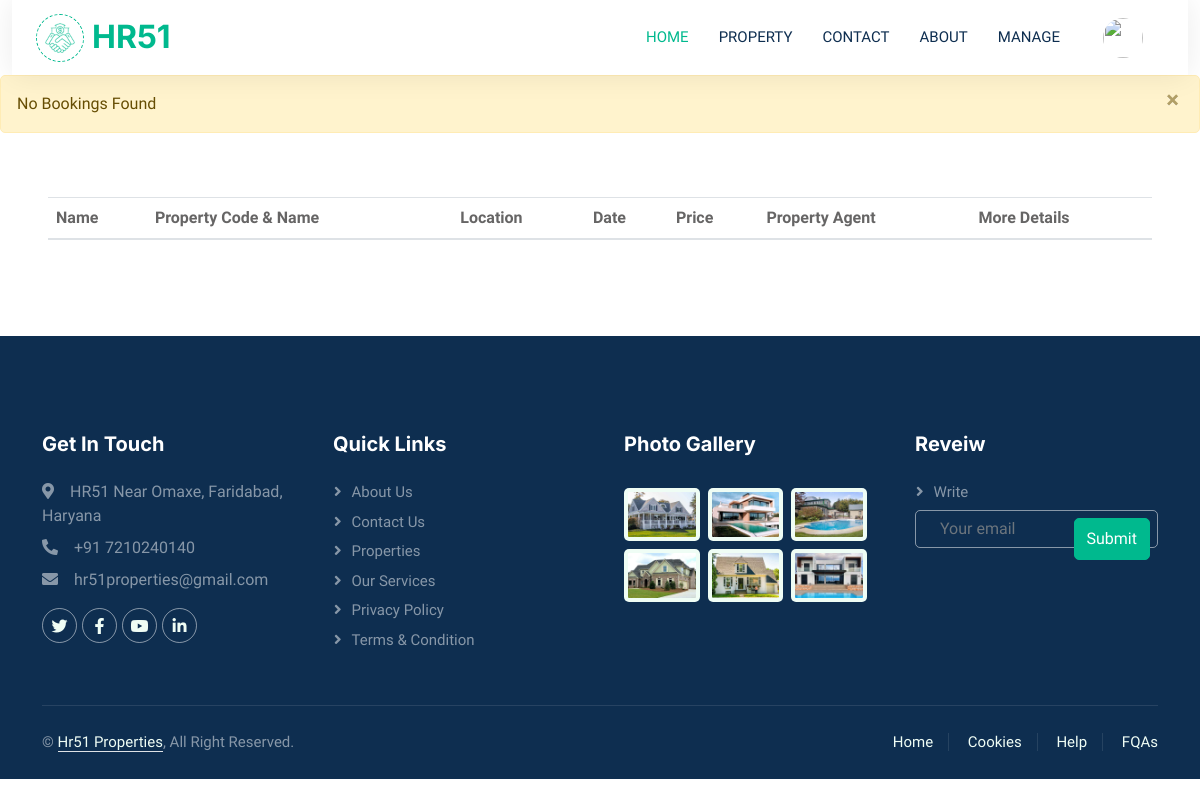
/user/bookings (signed in), run on an earlier commit of the app's database.
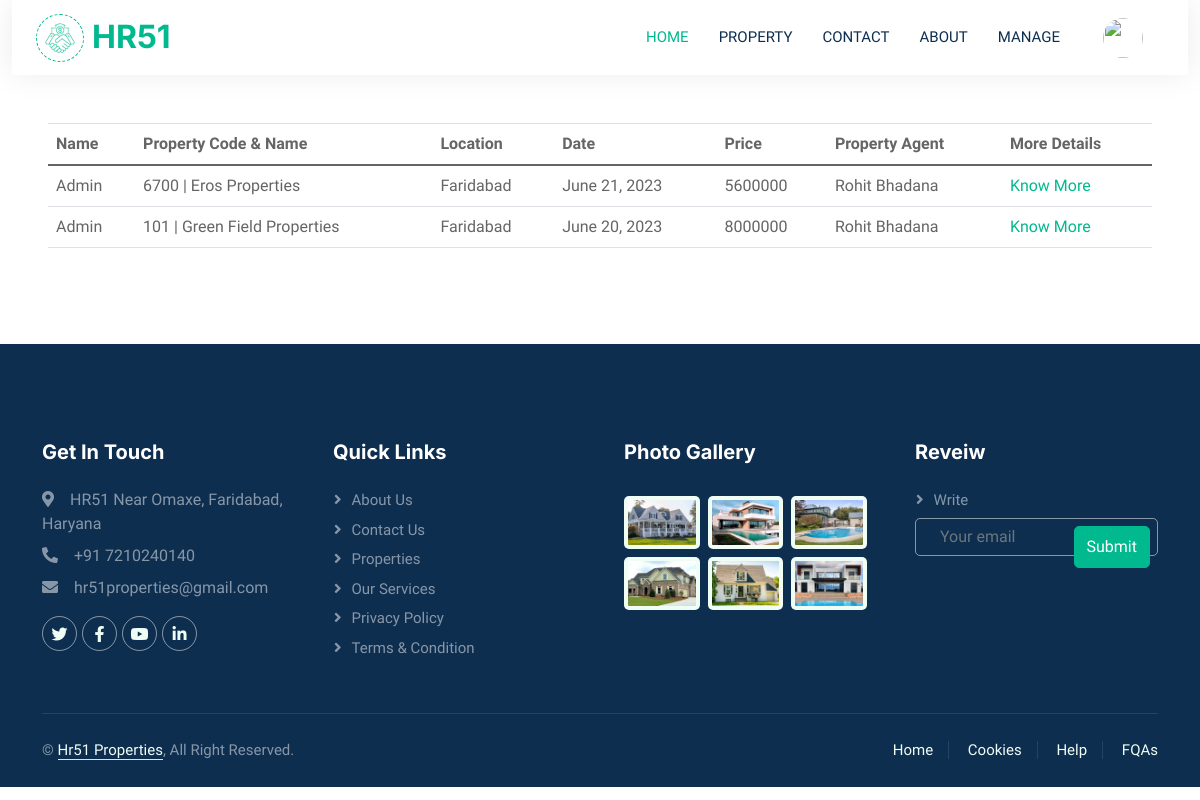
And on a later commit of the database.
### realestate/models.py (models this page shows, shortened)
class Reservation(models.Model):
    check_out = models.DateField(null=True, blank=True)
    room = models.ForeignKey(PropertyView, on_delete = models.CASCADE)
    guest = models.ForeignKey(User, on_delete= models.CASCADE)
    booking_id = models.CharField(max_length=100,default="null")

class PropertyView(models.Model):
    ROOM_STATUS = (
    ("1", "Available"),
    ("2", "Not Available"),
    )
    ROOM_TYPE = (
    ("1", "premium"),
    ("2", "deluxe"),
    ("3","basic"),
    )
    PROP_ROOM = (
    ("1", "1BHK"),
    ("2", "2BHK"),
    ("3", "3BHK"),
    ("4", "4BHK"),
    ("5", "5BHK"),
    ("6", "6BHK"),
    ("7", "7BHK"),
    )
    ROOMOWNERSHIP = (
    ("1", "First Owner"),
    ("2", "Second Owners"),
    ("3", "Third Owners"),
    ("4", "FreeHold"),
    ("5", "Multiple Owners"),
    )
    SIZERATE = (
    ("1", "1"),
    ("2", "2"),
    ("3", "3"),
    ("4", "4"),
    ("5", "5"),
    ("6", "6"),
    ("7", "7"),
    ("8", "8"),
    )
    PROP_STATUS = (
    ("1", "For Sell"),
    ("2", "For Rent/lease"),
    ("3", "Not Available"),
    )
    PROP_TYPE = (
    ("1", "Independent Builder Floor"),
    ("2", "Builder Floor"),
    ("3", "Not Available"),
    )
    title = models.CharField(max_length=50,null=True)
    room_type = models.CharField(max_length=50,choices = ROOM_TYPE)
    prop_status = models.CharField(max_length=50,choices = ROOM_STATUS, null=True)
    prop_sell = models.CharField(max_length=50,choices = PROP_STATUS, null=True)
    prop_type = models.CharField(max_length=50,choices = PROP_TYPE, null=True)
    property_bhk = models.CharField(max_length=50,choices = PROP_ROOM, null=True)
    capacity = models.IntegerField(null=True)
    propety_code = models.IntegerField(null=True)
    price = models.IntegerField(null=True)
    size = models.IntegerField(null=True)
    hotel = models.ForeignKey(Realator, on_delete = models.CASCADE)
    status = models.CharField(choices =ROOM_STATUS,max_length = 15)
    roomnumber = models.IntegerField(null=True)
    yearbuild = models.IntegerField(null=True)
    address = models.CharField(max_length=150, null=True)
    ownership = models.CharField(max_length=150, null=True, choices= ROOMOWNERSHIP)
    Configuration = models.CharField(max_length = 800, null=True)
    content = models.CharField(max_length = 1500, null=True)
    flooring = models.CharField(max_length = 50, null=True)
    parking = models.CharField(max_length = 100, null=True)
    water_source = models.CharField(max_length = 100, null=True)
    widthroad = models.CharField(max_length = 100, null=True)
    powerbackup = models.CharField(max_length = 100, null=True)
    consider = models.CharField(max_length = 2000, null=True)
    nearby = models.CharField(max_length = 200, null=True)
    facing = models.CharField(max_length = 50, null=True)
    property_age = models.CharField(max_length = 10, null=True)
    furnished_details = models.CharField(max_length = 2000, null=True)
    loan_available = models.CharField(max_length=450, null=True)
    image = models.ImageField(upload_to='post/', null=True)
    image1 = models.ImageField(upload_to='post/', null=True)
    image2 = models.ImageField(upload_to='post/', null=True)
    image3 = models.ImageField(upload_to='post/', null=True)
    image4 = models.ImageField(upload_to='post/', null=True)
    url = models.CharField(max_length=100, null=True)
    map = models.CharField(max_length=450, null=True)
    is_published = models.BooleanField(default=True, null=True)
    post_date = models.DateTimeField(auto_now_add=True, null=True, blank=True)
    list_date = models.DateTimeField(default=datetime.now, blank=True)

class Realator(models.Model):
    name = models.CharField(max_length=30,default="HR51")
    owner = models.CharField(max_length=20, default="Karan Bhadana")
    location = models.CharField(max_length=50, default="Faridabad")
    state = models.CharField(max_length=50,default="Haryana")
    country = models.CharField(max_length=50,default="India")
    contact = models.CharField(max_length=50,default="987124****", null=True)
    intro = models.CharField(max_length=350,default="RealEstate Agent", null=True)
    url = models.CharField(max_length=100, null=True)
    owner_image = models.ImageField(upload_to='user/', null=True)
    area_image = models.ImageField(upload_to='user/', null=True)
    add_date = models.DateTimeField(auto_now_add=True, null=True, blank=True)

### realestate/views.py (the view)
# urls.py: path('user/bookings', views.user_bookings,name="dashboard"),
@login_required(login_url='/user')
def user_bookings(request):
    if request.user.is_authenticated == False:
        return redirect('userloginpage')
    user = User.objects.all().get(id=request.user.id)
    print(f"request user id ={request.user.id}")
    bookings = Reservation.objects.all().filter(guest=user)
    if not bookings:
        messages.warning(request, "No Bookings Found")
    return HttpResponse(render(request, 'user/mybookings.html', {'bookings': bookings}))

### templates/user/mybookings.html (shortened to what this page needs)
{% extends 'basic.html' %}
{% block body %}
{% load app_tags %}
<div class="table-responsive">
    <div class="m-5">
        <table class="table">
            <thead>
                <th>Name</th>
                <th>Property Code & Name</th>
                <th>Location</th>
                <th>Date</th>
                <th>Price</th>
                <th>Property Agent</th>
                <th>More Details</th>
            </thead>
            {% for each_booking in bookings %}
            <tr>
                <td style="text-transform: capitalize;">{{each_booking.guest.username}}</td>
                <td>{{each_booking.room.roomnumber}} | {{each_booking.room.title}}</td>
                <td style="text-transform: capitalize;">{{each_booking.room.hotel.location}}</td>
                <td>{{each_booking.check_out}}</td>
                <td>{{each_booking.room.price}}</td>
                <td style="text-transform: capitalize;">{{each_booking.room.hotel.owner}}</td>
                <td style="text-transform: capitalize;"><a href="/propertydetails/{{each_booking.room.url}}">Know
                        More</a></td>
            </tr>
            {% endfor %}
        </table>
    </div>
</div>
{% endblock body %}

What changed in the data, as far as the page shows it:
added Reservation: guest.username "Admin", room.roomnumber "6700", room "Eros Properties", room.hotel.location "Faridabad", check_out "June 21, 2023", room.price "5600000", room.hotel.owner "Rohit Bhadana"
added Reservation: guest.username "Admin", room.roomnumber "101", room "Green Field Properties", room.hotel.location "Faridabad", check_out "June 20, 2023", room.price "8000000", room.hotel.owner "Rohit Bhadana"
Also different on the page:
list line gone: "No Bookings Found ×"
